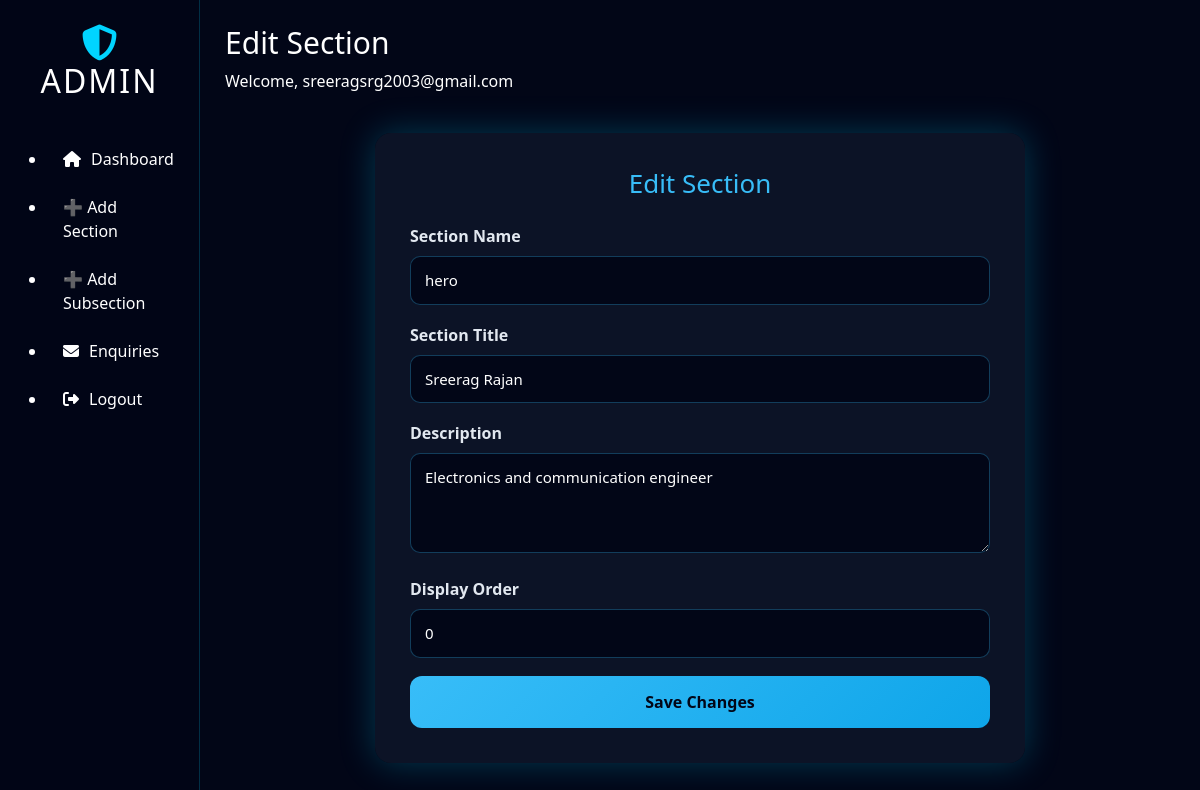
Screenshot of /admin/sections/edit/2 (signed in) with the database file from the repository.
### models.py (models this page shows)
class SectionHead(db.Model):
    __tablename__ = "section_head"
    id = db.Column(db.Integer, primary_key=True)
    section_name = db.Column(db.String(100), unique=True, nullable=False)
    section_title = db.Column(db.String(200), nullable=False)
    section_description = db.Column(db.Text)
    display_order = db.Column(db.Integer, default=0)
    items = db.relationship("SectionBody", backref="section", cascade="all, delete",
                            order_by="SectionBody.item_order")

### admin/routes.py (the view, shortened to what this page needs)
@admin_bp.route("/sections/edit/<int:id>", methods=["GET", "POST"])
@login_required
def edit_section(id):
    section = SectionHead.query.get_or_404(id)
    return render_template("edit_section.html", section=section)

### admin/routes.py (called while the page is built)
def login_required(f):
    from functools import wraps
    @wraps(f)
    def wrapper(*args, **kwargs):
        if "admin_id" not in session:
            return redirect(url_for("admin.login"))
        return f(*args, **kwargs)
    return wrapper

### templates/edit_section.html
{% extends "admin_layout.html" %}
{% set page_title = "Edit Section" %}
{% block content %}
<div class="admin-form-wrapper">
    <h2>Edit Section</h2>
    <form method="POST">
        <div class="form-group">
            <label>Section Name</label>
            <input type="text" name="section_name" value="{{ section.section_name }}" required>
        </div>
        <div class="form-group">
            <label>Section Title</label>
            <input type="text" name="section_title" value="{{ section.section_title }}" required>
        </div>
        <div class="form-group">
            <label>Description</label>
            <textarea name="section_description">{{ section.section_description }}</textarea>
        </div>
        <div class="form-group">
            <label>Display Order</label>
            <input type="number" name="display_order" value="{{ section.display_order }}" required>
        </div>
        <button type="submit" class="submit-btn">Save Changes</button>
    </form>
</div>
{% endblock %}

### static/css/admin_dashboard.css (style rules this page uses)
* { margin: 0; padding: 0; box-sizing: border-box; }
body.admin-body { background: #020617; color: #ffffff; min-height: 100vh; font-family: 'Segoe UI', Tahoma, Geneva, Verdana, sans-serif; }

### static/css/admin_forms.css (style rules this page uses)
.admin-form-wrapper { max-width: 650px; margin: 40px auto; padding: 35px; background: rgba(15, 23, 42, 0.85); border-radius: 16px; box-shadow: 0 0 35px rgba(0, 212, 255, 0.25); backdrop-filter: blur(8px); animation: fadeIn 0.4s ease-in-out; }
.admin-form-wrapper h2 { text-align: center; font-size: 26px; color: #38bdf8; margin-bottom: 25px; }
.form-group { margin-bottom: 18px; }
.form-group label { font-weight: 600; margin-bottom: 8px; display: block; color: #e2e8f0; }
.form-group input, .form-group select, .form-group textarea { width: 100%; padding: 12px 14px; font-size: 15px; border-radius: 10px; border: 1px solid rgba(56, 189, 248, 0.3); background: rgba(2, 6, 23, 0.9); color: #ffffff; transition: 0.3s ease; }
.form-group textarea { min-height: 100px; resize: vertical; }
.submit-btn { width: 100%; padding: 14px; background: linear-gradient(135deg, #38bdf8, #0ea5e9); border: none; border-radius: 12px; font-size: 16px; font-weight: 700; cursor: pointer; color: #020617; transition: 0.25s ease-in-out; }

### rows the page displays
SectionHead: section_name "hero", section_title "Sreerag Rajan", section_description "Electronics and communication engineer", display_order "0"

### other values shown
{{ page_title }} "Edit Section"
{{ session['admin_username'] }} "sreeragsrg2003@gmail.com"
